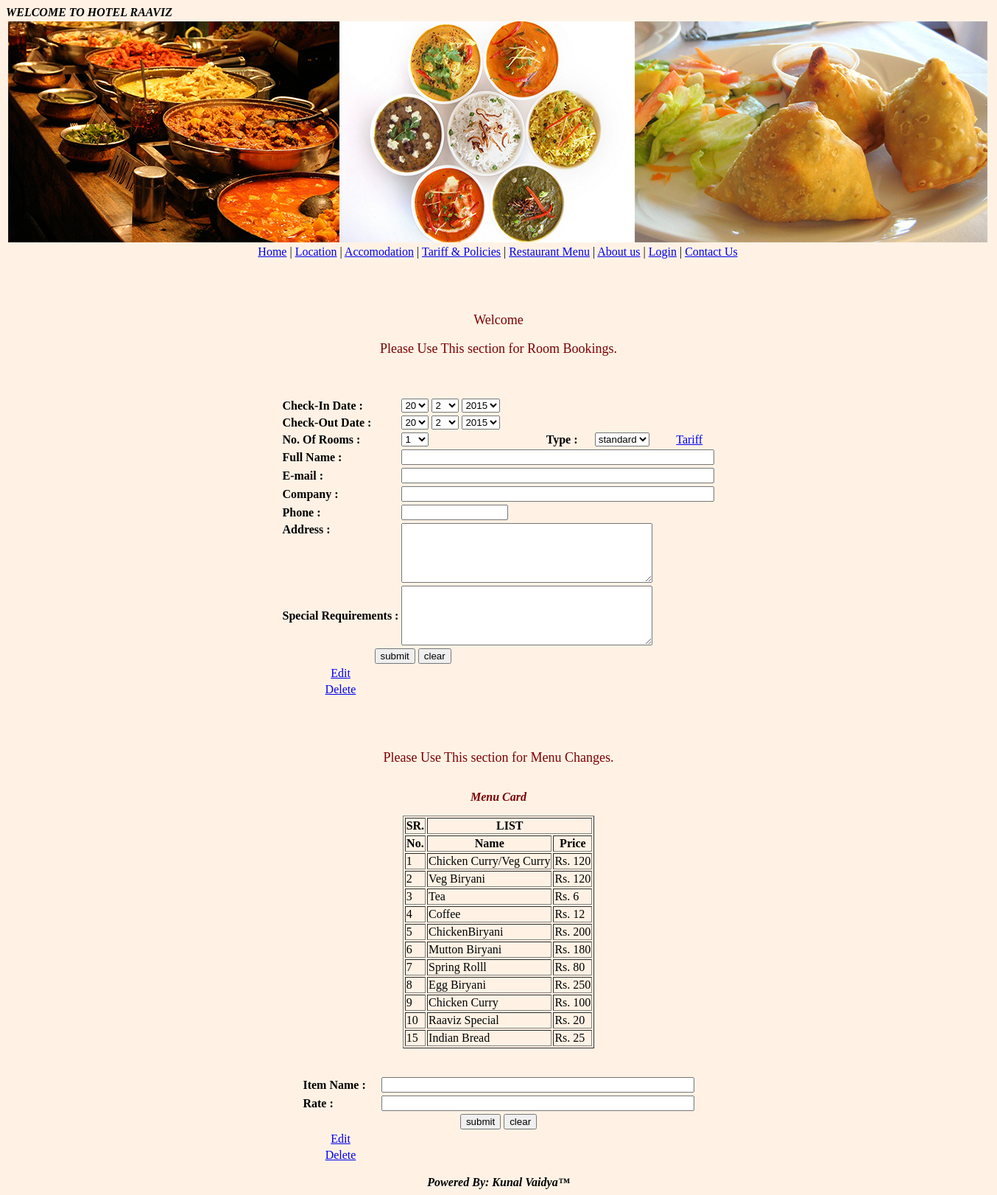
The app's page /reservation.php with its own data.
### tables this page shows
CREATE TABLE IF NOT EXISTS `menu` (
`id` int(11) NOT NULL,
  `item_name` varchar(50) NOT NULL,
  `item_price` int(11) NOT NULL
);

### reservation.php (the view, shortened to what this page needs)
<html>
<head>
	<link rel="stylesheet" href="style.css" />
</head>
<?php
	include "index.php";
?>
<br><br>
<div id="center">
	<p>Welcome <?php echo $username; ?></p>
	<p>Please Use This section for Room Bookings.</p>
</div>
<br><br>
<form action="booking.php" method="POST" name="f1">
<table class="table3" align="center">
<tr>
	<th align=left>Check-In Date   :</th>
	<td>
		<?php
        echo "<select name='cmdday'>";
		for($i=01;$i<=31;$i++)
		if($i==date("d"))
		{
			echo "<option value='$i' selected>$i</option>";
		}
		else
		{
			echo "<option value='$i'>$i</option>";
		}
            echo "</select>";
		?>
		<?php
        echo "<select name='cmdmonth'>";
		for($i=01;$i<=12;$i++)
		if($i==date("m"))
		{
			echo "<option value='$i' selected>$i</option>";
		}
		else
		{
			echo "<option value='$i'>$i</option>";
		}
            echo "</select>";
		?>
		<?php
		echo "<select name='cmdyear'>";
		for($i=2010;$i<=2020;$i++)
		{
			if($i==date("Y"))
			{
				echo "<option value='$i' selected>$i</option>";
			}
			else
			{
				echo "<option value='$i'>$i</option>";
			}
		}
		echo "</select>";
		?>
	</td>
</tr>
<tr>
	<th align=left>Check-Out Date   :</th>
	<td>
	<?php
	echo "<select name='cmbday'>";
		for($i=1;$i<=31;$i++)
			if($i==date("d"))
			{
				echo "<option value='$i' selected>$i</option>";
			}
			else
			{
				echo "<option value='$i'>$i</option>";
			}
	echo "</select>";
	?>
	<?php
	echo "<select name='cmbmonth'>";
		for($i=1;$i<=12;$i++)
			if($i==date("m"))
			{
				echo "<option value='$i' selected>$i</option>";
			}
			else
			{
				echo "<option value='$i'>$i</option>";
			}
	echo "</select>";
	?>
		<?php
		echo "<select name='cmbyear'>";
		for($i=2010;$i<=2020;$i++)
		{
			if($i==date("Y"))
			{
				echo "<option value=$i selected>".$i."</option>";
			}
			else
			{
				echo "<option value=$i>".$i."</option>";
			}
		}
		echo "</select>";
		?>
	</td>
</tr>
<tr>
	<th align=left>No. Of Rooms   :</th>
	<td>
		<select name=txtroom>
	<?php
	for($i=1;$i<=20;$i++)
	{
		echo "<option value=$i>$i</option>";
	}
	?>
	</select>
	</td>
	<th align=left>Type   :</th>
	<td>
	<?php
		echo "<select name=txttype>";
		$qup="select * from tariff where avroom > 0";
		$rs=mysql_query($qup);
		while($res=mysql_fetch_row($rs))
		{
			echo "<option value='".$res[0]."'>".$res[0]."</option>";
		}
		echo "</td>";
	?>
	<td><a href=tariff.php>Tariff</a></td>
</tr>
<tr>
	<th align=left>Full Name   :</th>
	<td colspan=4><input type=text name=txtname size=50></td>
</tr>
<tr>
	<th align=left>E-mail  :</th>
	<td colspan=4><input type="text" name="txtemail" size=50></td>
</tr>
<tr>
	<th align=left>Company   :</th>
	<td colspan=4><input type=text name=txtcompany size=50 onkeyPress="validcompany()"></td>
</tr>
<tr>
	<th align=left>Phone   :</th>
	<td colspan=4><input type="text" name="txtnumber" size=15 ></td>
</tr>
<tr>
	<th align=left valign=top>Address   :</th>
	<td colspan=4><textarea name=txtaddress rows=5 cols=40></textarea></td>
</tr>
<tr>
	<th align=left>Special Requirements   :</th>
	<td colspan=4><textarea name=txtspanyreq rows=5 cols=40></textarea>
</tr>
<tr>
	<td colspan=2 align=center><input type=button name=s1 value="submit" onClick="checkout()">
	<input type=reset name=s2 value="clear"><a href=reservation.php></a></td>
</tr>
<tr align=center>
	<td><a href=edres.php>Edit</a></td>
</tr>
<tr align=center>
	<td><a href=delres.php>Delete</a></td>
</tr>
</table>
</form>
<br><br>
<div id="center">
	<p>Please Use This section for Menu Changes.</p>
</div>
<?php
	$stmt="select * from menu";
	$rowset=mysql_query($stmt);
	echo "<center>";
	echo "<table border=1>";
	echo "<caption><p><b><i>Menu Card</i></b></p></caption>";
	echo "<tr><th>SR.</th><th colspan=2>LIST</th></tr>";
	echo "<tr><th>No.</th><th>Name</th><th>Price</th></tr>";
	while($result=mysql_fetch_array($rowset))
	{
		echo "<tr>";
		echo "<td>".$result['id']."</td>";
		echo "<td>".$result[1]."</td>";
		echo "<td>Rs. ".$result[2]."</td>";
		echo "</tr>";
	}
	echo "</table>";
?>
<br><br>
<form action="addmenu.php" method="POST" name="f2">
<table class="table3" align="center">
<tr>
	<th align=left>Item Name 		:</th>
	<td colspan=4><input type=text name="itmname" size=50></td>
</tr>
<tr>
	<th align=left>Rate		:</th>
	<td colspan=4><input type="text" name="itmrate" size=50></td>
</tr>
<tr>
	<td colspan=2 align=center><input type=button name=s1 value="submit" onClick="checkout1()">
	<input type=reset name=s3 value="clear"></td>
</tr>
<tr align=center>
	<td><a href=edmenu.php>Edit</a></td>
</tr>
<tr align=center>
	<td><a href=delmenu.php>Delete</a></td>
</tr>
</table>
</form>
<marquee behavior=alternate><b><i>Powered By: Kunal Vaidya™</i></b></marquee>
</body>
</html>

### index.php (shortened to what this page needs)
<html>
<head>
	<link rel="stylesheet" href="style.css" />
	<?php
	$username=$_SESSION['username'];
	?>
</head>
<body>
	<marquee behavior=alternate ><b><i>WELCOME TO HOTEL RAAVIZ</i></b></marquee>
	<?php
	if (isset ($_SESSION['loggedin']))
	{
	?>
	<p>Welcome,
	 <?php echo $username." (Admin)";?></p>
	<p><a href="logout.php">Logout</a></p>
	<form>
	<table>
		<tr>
			<td><img src="image/1.jpg" name="img1" width=1330 height=300 id= "img1" onMouseOver="mouseover()" onMouseOut="mouseout()"></td>
		</tr>
		<tr>
			<td align=center><a href=home.php>Home</a>	|
			<a href=location.php>Location</a>	|
			<a href=accommodation.php>Accomodation</a>	|
			<a href=tariff.php>Tariff & Policies</a>	|
			<a href=restaurant.php>Restaurant Menu</a>	|
			<a href=aboutus.php>About us</a>  |
			<a href=reservation.php>Admin Panel</a>  |
			<a href=contactus.php>Contact Us</a>
			</td>
		</tr>
	</table>
	</form>
	<?php
	}
		else
	{
	?>
	<form>
	<table>
		<tr>
			<td><img src="image/1.jpg" name="img1" width=1330 height=300 id= "img1" onMouseOver="mouseover()" onMouseOut="mouseout()"></td>
		</tr>
		<tr>
			<td align=center><a href=home.php>Home</a>	|
			<a href=location.php>Location</a>	|
			<a href=accommodation.php>Accomodation</a>	|
			<a href=tariff.php>Tariff & Policies</a>	|
			<a href=restaurant.php>Restaurant Menu</a>	|
			<a href=aboutus.php>About us</a>  |
			<a href=login.php>Login</a>  |
			<a href=contactus.php>Contact Us</a>
			</td>
		</tr>
	</table>
	</form>
<?php
}
?>
</body>
</html>

### style.css (style rules this page uses)
body { background-color: #fff2e5; }
th { color:"white";background-color:"chocolate" }
td { color:"purple"; }
body #center { text-align: center; color: chocolate; font-size: 18; }
.table3 { border: 0; }
p { color: #7c0000; }

### records on screen
menu: id "1", item_name "Chicken Curry/Veg Curry", item_price "120"
menu: id "2", item_name "Veg Biryani", item_price "120"
menu: id "3", item_name "Tea", item_price "6"
menu: id "4", item_name "Coffee", item_price "12"
menu: id "5", item_name "ChickenBiryani", item_price "200"
menu: id "6", item_name "Mutton Biryani", item_price "180"
menu: id "7", item_name "Spring Rolll", item_price "80"
menu: id "8", item_name "Egg Biryani", item_price "250"
menu: id "9", item_name "Chicken Curry", item_price "100"
menu: id "10", item_name "Raaviz Special", item_price "20"
menu: id "15", item_name "Indian Bread", item_price "25"

### other values on screen
form field cmdday "20"
form field cmdmonth "2"
form field cmdyear "2015"
form field cmbday "20"
form field cmbmonth "2"
form field cmbyear "2015"
form field txtroom "1"
form field txttype "standard"
